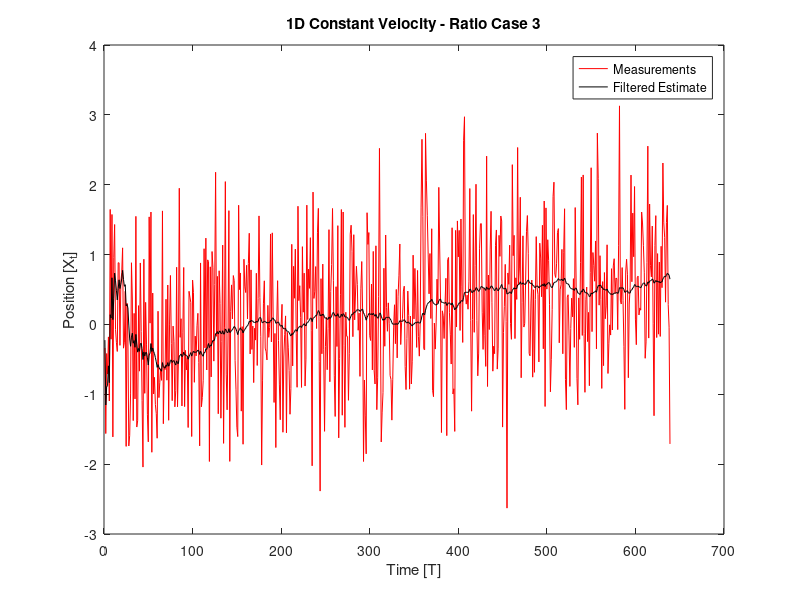
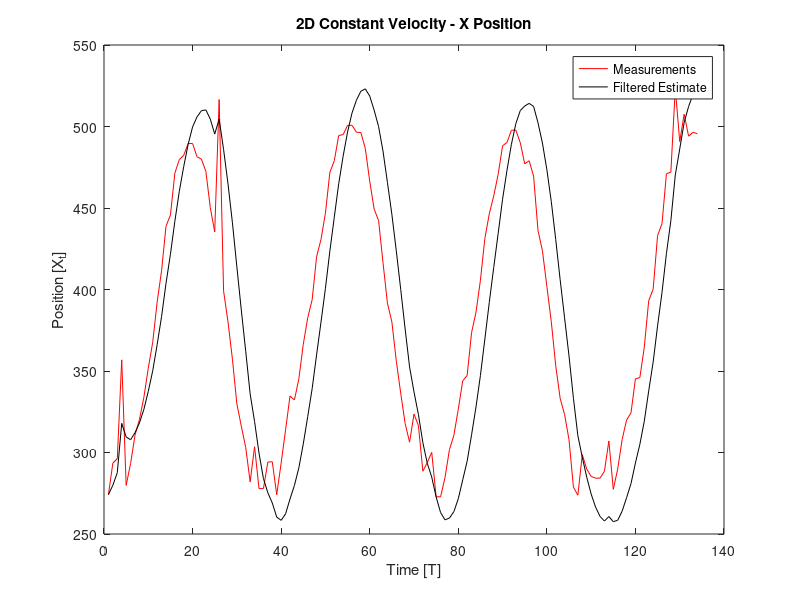
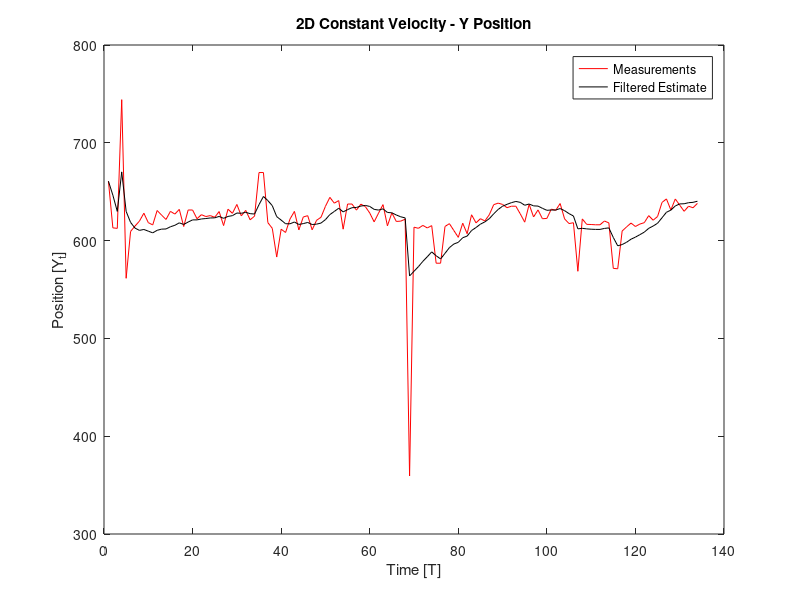

Here is the MATLAB script that generated these plots, in order:
% Tim Driscoll 
% Lab 4 - Kalman Filter
% 10/5/21

clear
clc
close all

%% Lab4 - Part 1
% Read in measurments and plot for reference
fileID = fopen('1D-data.txt','r');
measurements = fscanf(fileID,'%f');
measurements  = measurements';
tt = linspace(1,639,639);

figure('Color','w');
plot(tt,measurements,'r-');
hold on

% Define kalman variables
phi = [1 1;0 1]; %transition matrix
X = [0;0]; %Initial state definition (t-1,t-1)
S = [1 0;0 1]; %Initial state estimate covariance (t-1,t-1)
Q = [0 0; 0 0.0000001]; % Dynamic noise (prediction accuracy)
R = 1; % Measurement Noise (larger value means weight measurments less)
M = [1 0]; % observation matrix
I = [1 0;0 1]; % 2x2 identity matrix

for t = 1:1:length(measurements)
    Xt_t1 = phi*X;
    St_t1 = phi*S*phi'+Q;
    Yt = measurements(t);
    Kt = St_t1*M'*(M*St_t1*M' + R)^(-1);
    X = Xt_t1 + Kt*(Yt-M*Xt_t1);
    S = (I - Kt*M)*St_t1;
    X_plot(t) = X(1);
end
plot(tt,X_plot,'k-');
xlabel("Time [T]");
ylabel("Position [X_{t}]");
legend("Measurements","Filtered Estimate");
title("1D Constant Velocity - Ratio Case 3");

%% Lab4 - Part 2
% Read in measurments and plot for reference
fileID = fopen('2D-UWB-data.txt','r');
measurments = fscanf(fileID,'%f %f',[2,Inf]);
measurments = measurments';
[r,c] = size(measurments);
tt = linspace(1,r,r);

% Define kalman variables
phi = [1 0 1 0;0 1 0 1;0 0 1 0;0 0 0 1]; %transition matrix
X = [measurments(1,1);measurments(1,2);0;0]; %Initial state definition (t-1,t-1)
S = [1 0 0 0;0 1 0 0;0 0 1 0;0 0 0 1]; %Initial state estimate covariance (t-1,t-1)
Q = [0 0 0 0;0 0 0 0;0 0 0.01 0.0001;0 0 0.0001 0.01]; % Dynamic noise (prediction accuracy)
R = [10 0.0001;0.0001 10]; % Measurement Noise (larger value means weight measurments less)
M = [1 0 0 0;0 1 0 0]; % observation matrix
I = [1 0 0 0;0 1 0 0;0 0 1 0;0 0 0 1]; % 2x2 identity matrix

for t = 1:1:length(measurments)
    Xt_t1 = phi*X;
    St_t1 = phi*S*phi'+Q;
    Yt(1,1) = measurments(t,1);
    Yt(2,1) = measurments(t,2);
    Kt = St_t1*M'*(M*St_t1*M' + R)^(-1);
    X = Xt_t1 + Kt*(Yt-M*Xt_t1);
    S = (I - Kt*M)*St_t1;
    X_plot(t,1) = X(1,1);
    X_plot(t,2) = X(2,1);
end

% Plot x measurements and filtered estimate
figure('Color','w');
plot(tt,measurments(:,1),'r-')
hold on 
plot(tt,X_plot(:,1),'k-')
xlabel("Time [T]");
ylabel("Position [X_{t}]");
legend("Measurements","Filtered Estimate");
title("2D Constant Velocity - X Position");

% Plot y measurements and filtered estimate
figure('Color','w');
plot(tt,measurments(:,2),'r-')
hold on 
plot(tt,X_plot(:,2),'k-')
xlabel("Time [T]");
ylabel("Position [Y_{t}]");
legend("Measurements","Filtered Estimate");
title("2D Constant Velocity - Y Position");